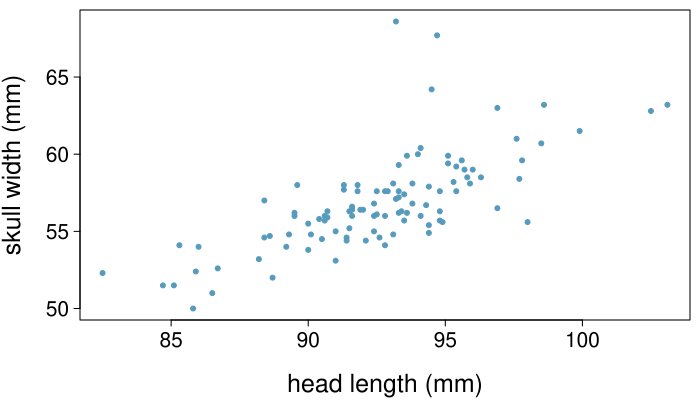

The script that drew this image:
library(openintro)
data(possum)
data(COL)

myPDF("possum_head_skull.pdf", 7, 4, mar=c(4,4,0.5,0.5), cex.lab = 1.5, cex.axis = 1.25)

plot(possum$headL, possum$skullW, pch=20, col= COL[1], xlab = "head length (mm)", ylab = "skull width (mm)")

dev.off()
